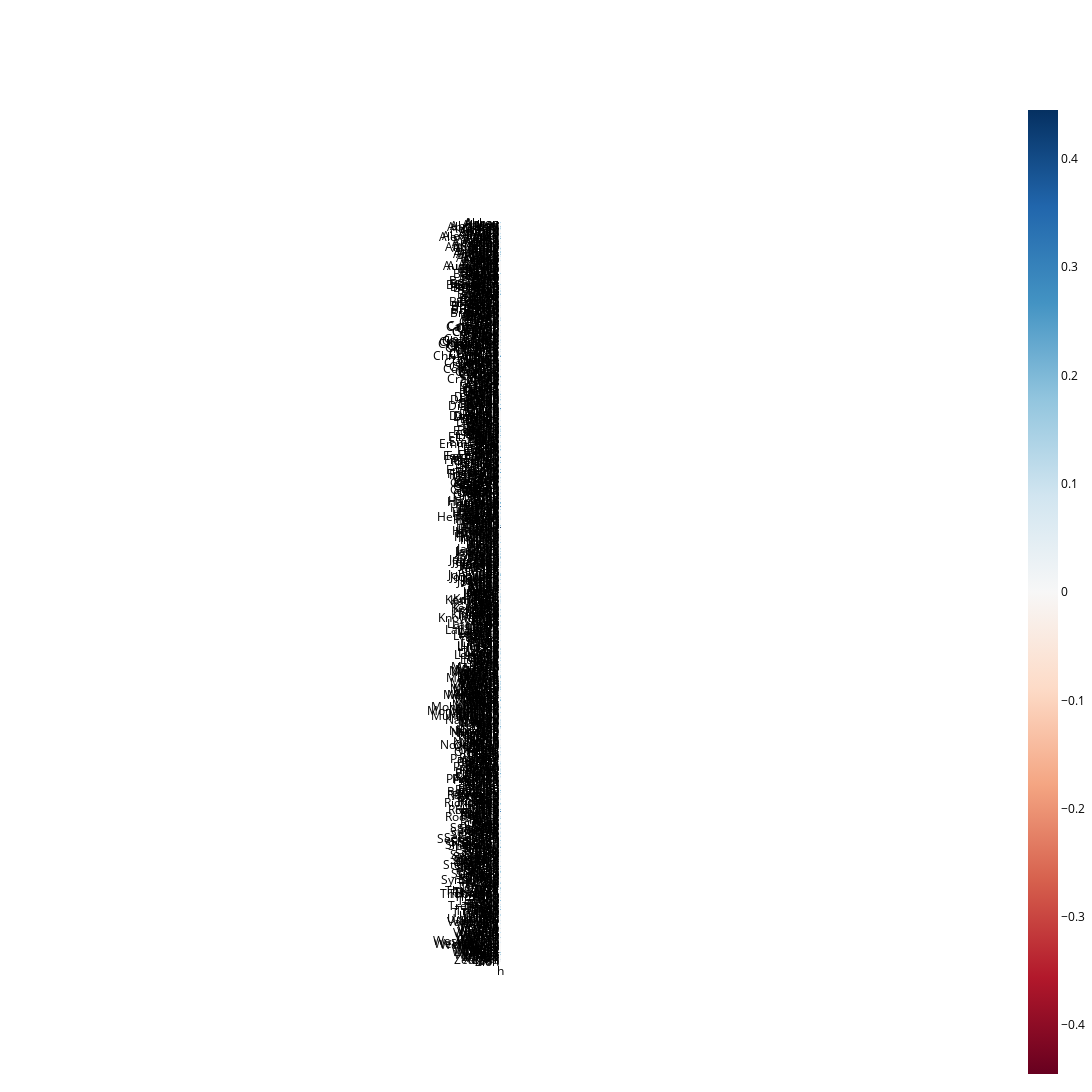

The code cell stored with this chart in its notebook:
### Code cell
acts = activations.reshape(-1, 1, L)

def imshow(tensor, renderer=None, xaxis="", yaxis="", font_size=None, show=True, color_continuous_midpoint=0.0, **kwargs):
    import plotly.express as px
    import transformer_lens.utils as utils
    fig = px.imshow(utils.to_numpy(tensor), color_continuous_midpoint=color_continuous_midpoint, color_continuous_scale="RdBu", labels={"x":xaxis, "y":yaxis}, **kwargs)
    if not font_size is None:
        if 'x' in kwargs:
            fig.update_layout(
              xaxis = dict(
                tickmode='array',
                tickvals = kwargs['x'],
                ticktext = kwargs['x'], 
                ),
               font=dict(size=font_size, color="black"))
        if 'y' in kwargs:
            fig.update_layout(
              yaxis = dict(
                tickmode='array',
                tickvals = kwargs['y'],
                ticktext = kwargs['y'], 
                ),
               font=dict(size=font_size, color="black"))
    plot_args = {
        'width': 800*3,
        'height': 600*3,
        "autosize": False,
        'showlegend': True,
        'margin': {"l":0,"r":0,"t":100,"b":0}
    }
    
    fig.update_layout(**plot_args)
    fig.update_layout(legend=dict(
        yanchor="top",
        y=0.99,
        xanchor="left",
        x=0.01
    ))
    if show:
        fig.show(renderer)
    else:
        return fig

names_labels = acdc.data.ioi.good_names[:]

imshow(acts[:,:,-1], x=['h'], y=names_labels, font_size=12)




# y is first name, x is second

### Figure 1 — Plotly figure (JSON) as saved in the notebook; plotly's stock layout.template omitted (floating-point values rounded to 4 significant figures; data arrays with more than 128 entries replaced by an {"elided": "..."} marker saying what was removed)
{"data": [{"coloraxis": "coloraxis", "hovertemplate": "x: %{x}<br>y: %{y}<br>color: %{z}<extra></extra>", "name": "0", "type": "heatmap", "x": ["h"], "xaxis": "x", "y": {"elided": "978 str values"}, "yaxis": "y", "z": {"elided": "978x1 float values"}}], "layout": {"autosize": false, "coloraxis": {"cmid": 0, "colorscale": [[0, "rgb(103,0,31)"], [0.1, "rgb(178,24,43)"], [0.2, "rgb(214,96,77)"], [0.3, "rgb(244,165,130)"], [0.4, "rgb(253,219,199)"], [0.5, "rgb(247,247,247)"], [0.6, "rgb(209,229,240)"], [0.7, "rgb(146,197,222)"], [0.8, "rgb(67,147,195)"], [0.9, "rgb(33,102,172)"], [1, "rgb(5,48,97)"]]}, "font": {"color": "black", "size": 12}, "height": 1800, "legend": {"x": 0.01, "xanchor": "left", "y": 0.99, "yanchor": "top"}, "margin": {"b": 0, "l": 0, "r": 0, "t": 100}, "showlegend": true, "width": 2400, "xaxis": {"anchor": "y", "autorange": true, "constrain": "domain", "domain": [0.4996, 0.5004], "range": [-0.5, 0.5], "scaleanchor": "y", "tickmode": "array", "ticktext": ["h"], "tickvals": ["h"], "type": "category"}, "yaxis": {"anchor": "x", "autorange": true, "constrain": "domain", "domain": [0, 1], "range": [977.5, -0.5], "tickmode": "array", "ticktext": {"elided": "978 str values"}, "tickvals": {"elided": "978 str values"}, "type": "category"}}}
